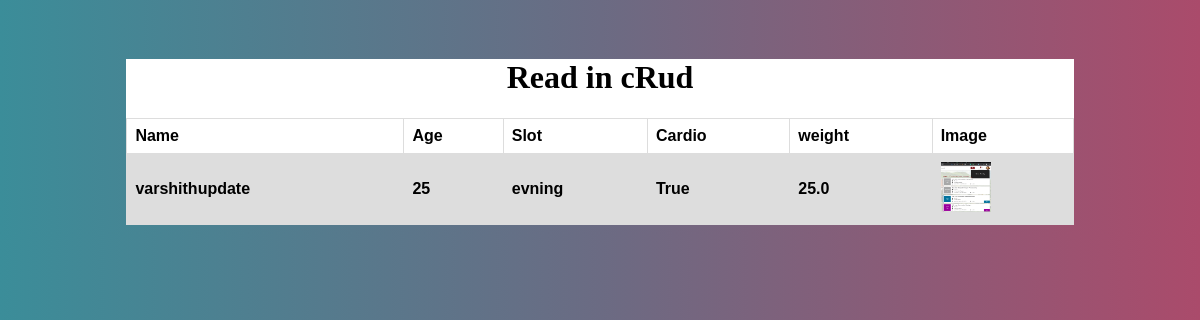
Before: /read with the older database file.
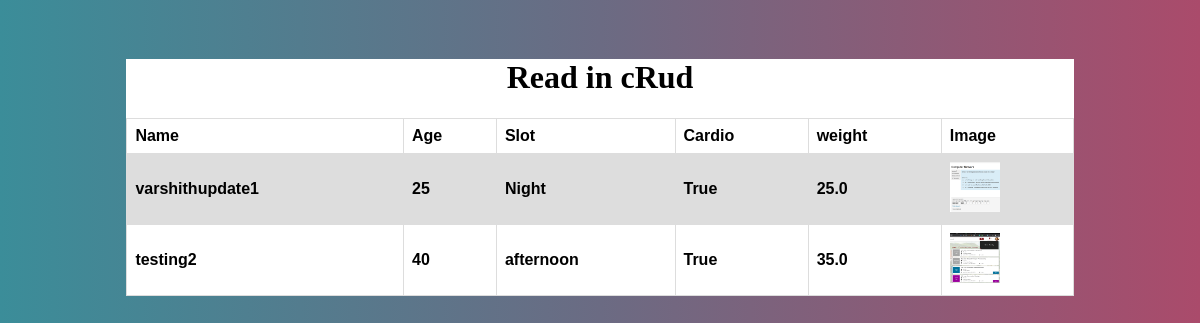
After: the same page with the newer database file.
### gym/models.py (models this page shows)
class Gym(models.Model):
    name = models.CharField(max_length=100)
    age = models.IntegerField()
    slot = models.CharField(default='morning',max_length=100)
    cardio = models.BooleanField(default=False)
    weight = models.FloatField()
    image = models.ImageField(upload_to="images/")

### gym/views.py (the view)
# urls.py: path('read', views.ReadView.as_view(), name='read'),
class ReadView(View):
    template_name = 'gym/read.html'
    def get(self, request):
        context = {'gym_members': Gym.objects.all()}
        return render(request, self.template_name, context=context)

### gym/templates/gym/read.html (shortened to what this page needs)
<!DOCTYPE html>
<html lang="en">
<head>
</head>
<body>
<div class="container">
<div style="text-align: center;"><h1>Read in cRud</h1></div>
    <table>
        <tr>
            <th>Name</th>
            <th>Age</th>
            <th>Slot</th>
            <th>Cardio</th>
            <th>weight</th>
            <th>Image</th>
        </tr>
        {% for members in gym_members %}
            <tr>
                <th>{{ members.name }}</th>
                <th>{{ members.age }}</th>
                <th>{{ members.slot }}</th>
                <th>{{ members.cardio }}</th>
                <th>{{ members.weight }}</th>
                <th><a href="{{ members.image.url }}"><img height=50 width=50 src="{{ members.image.url }}"
                                                           alt="{{ members.title }}"></a></th>
            </tr>
        {% endfor %}
    </table>
</div>
</body>
</html>

### gym/templates/gym/read.html (style rules this page uses)
body { background: #aa4b6b; background: -webkit-linear-gradient(to right, #3b8d99, #6b6b83, #aa4b6b); background: linear-gradient(to right, #3b8d99, #6b6b83, #aa4b6b); }
table { font-family: arial, sans-serif; border-collapse: collapse; width: 100%; }
td, th { border: 1px solid #dddddd; text-align: left; padding: 8px; }
tr:nth-child(even) { background-color: #dddddd; }
.container { background-color: white; margin-left: 10%; margin-top: 5%; margin-right: 10%; }

Changed rows visible on the page:
changed Gym: name "varshithupdate" → "varshithupdate1"; slot "evning" → "Night"; image: a different picture
added Gym: name "testing2", age "40", slot "afternoon", cardio "True", weight "35.0", image (picture)
